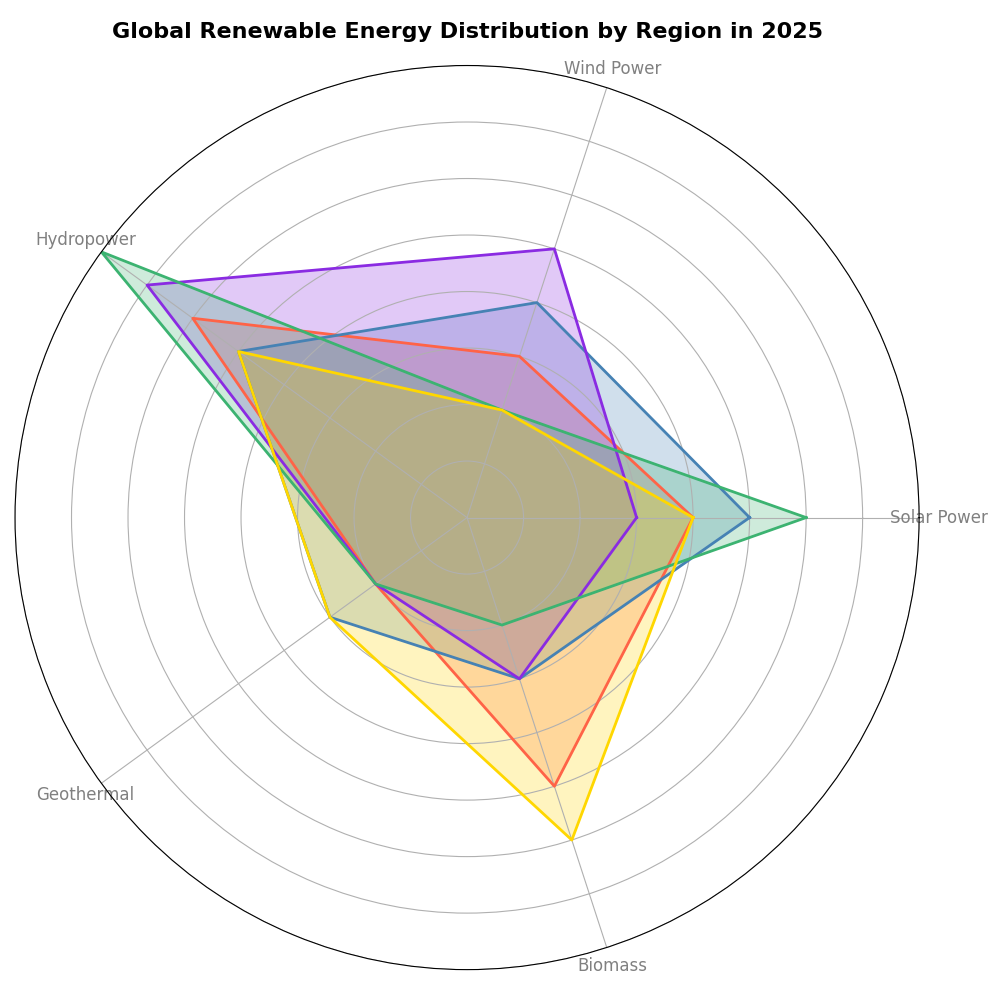

Here is the Python script that generated this plot:
import matplotlib.pyplot as plt
import numpy as np
from math import pi

categories = ['Solar Power', 'Wind Power', 'Hydropower', 'Geothermal', 'Biomass']
regions = ['North America', 'Europe', 'Asia', 'South America', 'Africa']

num_vars = len(categories)

data = {
    'North America': [20, 15, 30, 10, 25],
    'Europe': [25, 20, 25, 15, 15],
    'Asia': [15, 25, 35, 10, 15],
    'South America': [30, 10, 40, 10, 10],
    'Africa': [20, 10, 25, 15, 30],
}

angles = np.linspace(0, 2 * pi, num_vars, endpoint=False).tolist()
angles += angles[:1]

fig, ax = plt.subplots(figsize=(10, 10), subplot_kw=dict(polar=True))

colors = ['#FF6347', '#4682B4', '#8A2BE2', '#3CB371', '#FFD700']
for region, color in zip(data.keys(), colors):
    values = data[region]
    values += values[:1]
    ax.plot(angles, values, linewidth=2, linestyle='solid', color=color)
    ax.fill(angles, values, color=color, alpha=0.25)

ax.set_yticklabels([])
ax.set_xticks(angles[:-1])
ax.set_xticklabels(categories, fontsize=12, color='gray')
ax.set_ylim(0, 40)

plt.title("Global Renewable Energy Distribution by Region in 2025", fontsize=16, fontweight='bold', pad=20)
plt.tight_layout()
plt.show()
